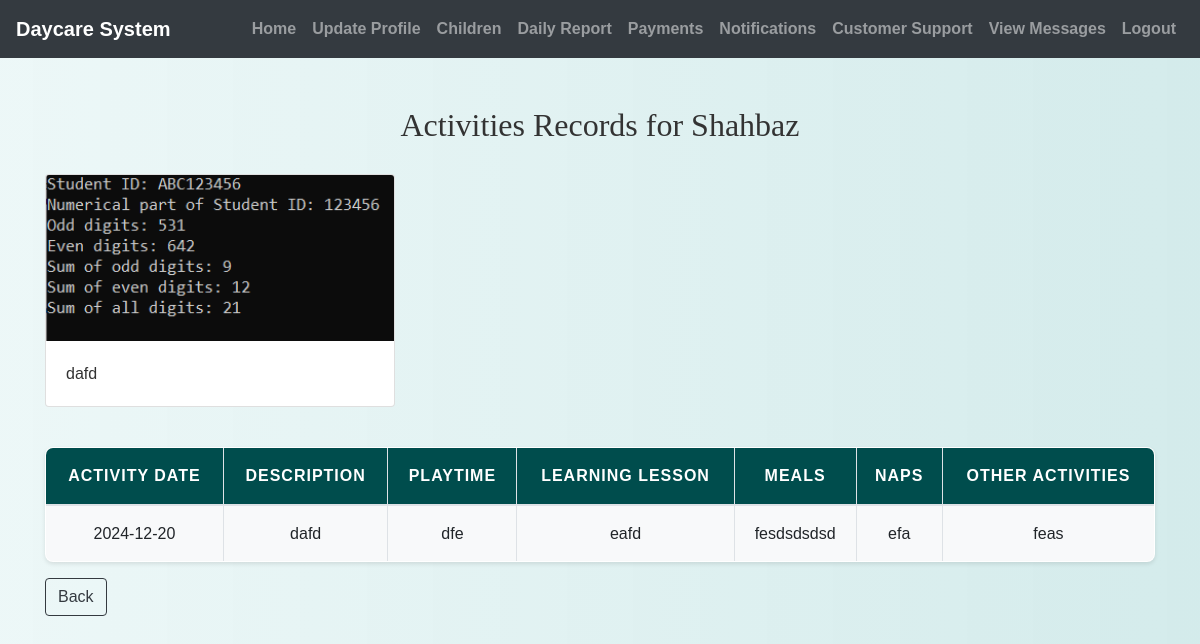
The page /view_activities.php?child_id=1 (signed in) on the database its author committed.
### tables this page shows
CREATE TABLE `children` (
  `child_id` int(11) NOT NULL,
  `parent_id` int(11) NOT NULL,
  `name` varchar(255) NOT NULL,
  `date_of_birth` date NOT NULL,
  `age_group` varchar(50) NOT NULL,
  `allergies` text DEFAULT NULL,
  `special_needs` text DEFAULT NULL,
  `created_at` timestamp NOT NULL DEFAULT current_timestamp(),
  `updated_at` timestamp NOT NULL DEFAULT current_timestamp() ON UPDATE current_timestamp()
);

CREATE TABLE `activities` (
  `activity_id` int(11) NOT NULL,
  `child_id` int(11) DEFAULT NULL,
  `activity_date` date DEFAULT NULL,
  `activity_description` text DEFAULT NULL,
  `photos_videos` varchar(255) DEFAULT NULL,
  `playtime` text DEFAULT NULL,
  `learning_lesson` text DEFAULT NULL,
  `meals` text DEFAULT NULL,
  `naps` text DEFAULT NULL,
  `other_activities` text DEFAULT NULL,
  `logged_by` int(11) DEFAULT NULL
);

### view_activities.php (the view, shortened to what this page needs)
<?php
include('config.php');
if (isset($_GET['child_id'])) {
    $child_id = $_GET['child_id'];
} else {
    header("location: home.php");
    exit;
}
$sql = "SELECT * FROM activities WHERE child_id = ?";
$stmt = $conn->prepare($sql);
$stmt->bind_param("i", $child_id);
$stmt->execute();
$result = $stmt->get_result();
$child_sql = "SELECT * FROM children WHERE child_id = ?";
$child_stmt = $conn->prepare($child_sql);
$child_stmt->bind_param("i", $child_id);
$child_stmt->execute();
$child_data = $child_stmt->get_result()->fetch_assoc();
?>
<!DOCTYPE html>
<html lang="en">
<head>
    <link rel="stylesheet" href="https://maxcdn.bootstrapcdn.com/bootstrap/4.5.2/css/bootstrap.min.css">
    <link rel="stylesheet" href="./css/style.css">
</head>
<body>
    <?php include('navbar.php'); ?>
    <div class="container mt-5">
        <h2>Activities Records for <?php echo htmlspecialchars($child_data['name']); ?></h2>
        <div class="row mt-4">
            <?php while ($row = $result->fetch_assoc()) {
                $photos_videos = explode(',', $row['photos_videos']);
                ?>
                <div class="col-md-4 mb-3">
                    <?php foreach ($photos_videos as $media) { ?>
                        <div class="card">
                            <img src="staff/<?php echo htmlspecialchars($media); ?>" class="card-img-top" alt="Media">
                            <div class="card-body">
                                <p class="card-text"><?php echo htmlspecialchars($row['activity_description']); ?></p>
                            </div>
                        </div>
                    <?php } ?>
                </div>
            <?php } ?>
        </div>
        <table class="table table-bordered mt-4">
            <thead>
                <tr>
                    <th>Activity Date</th>
                    <th>Description</th>
                    <th>Playtime</th>
                    <th>Learning Lesson</th>
                    <th>Meals</th>
                    <th>Naps</th>
                    <th>Other Activities</th>
                </tr>
            </thead>
            <tbody>
                <?php
                $result->data_seek(0);
                while ($row = $result->fetch_assoc()) { ?>
                    <tr>
                        <td><?php echo htmlspecialchars($row['activity_date']); ?></td>
                        <td><?php echo htmlspecialchars($row['activity_description']); ?></td>
                        <td><?php echo htmlspecialchars($row['playtime']); ?></td>
                        <td><?php echo htmlspecialchars($row['learning_lesson']); ?></td>
                        <td><?php echo htmlspecialchars($row['meals']); ?></td>
                        <td><?php echo htmlspecialchars($row['naps']); ?></td>
                        <td><?php echo htmlspecialchars($row['other_activities']); ?></td>
                    </tr>
                <?php } ?>
            </tbody>
        </table>
        <a href="home.php" class="btn btn-outline-dark">Back</a>
    </div>
</body>
</html>

### css/style.css (style rules this page uses)
body { background: linear-gradient(90deg, rgba(233, 246, 246, 0.831), rgba(207, 233, 233, 0.9)); font-family: 'Arial', sans-serif; color: #333; line-height: 1.6; }
h1, h2, h3, h4 { text-align: center; margin-top: 30px; margin-bottom: 30px; font-family: 'Georgia', serif; }
.container { margin-bottom: 40px; }
.table { width: 100%; border-collapse: collapse; margin-top: 20px; font-size: 16px; background-color: #ffffff; border-radius: 8px; overflow: hidden; box-shadow: 0 2px 4px rgba(0, 0, 0, 0.1); }
.table th, .table td { padding: 15px; border: 1px solid #dee2e6; text-align: center; }
.table thead th { background-color: #004d4d; color: white; font-weight: bold; text-transform: uppercase; letter-spacing: 1px; }
.table tbody tr:nth-child(odd) { background-color: #f8f9fa; }
a { color: #006666; text-decoration: none; font-weight: bold; }

### rows shown on the page
children: name "Shahbaz"
activities: photos_videos (picture), activity_description "dafd", activity_date "2024-12-20", playtime "dfe", learning_lesson "eafd", meals "fesdsdsdsd", naps "efa", other_activities "feas"
